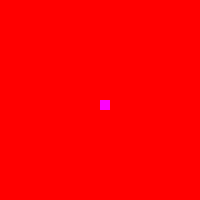
Frame 1 (no input)
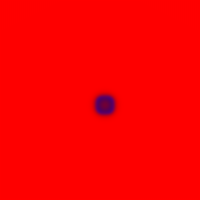
Frame 60 (no input)
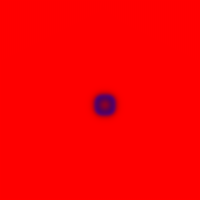
Frame 120 (the mouse pressed at the canvas centre since frame 60)

The p5.js sketch that drew these frames (run headless with seeded random() and noise() and a simulated clock; from frame 60 on, the mouse is pressed at the canvas centre):

// p5.js sketch
// ── sketch.js
let next;
let grid;
let dA = 1; // diffusion rate
let dB = 0.5;
let feed = 0.055;
let  k = 0.062;
let deltaT = 1;




function setup() {
  createCanvas(200, 200);
  pixelDensity(1);
  grid = [];
  next = [];
  for (let x = 0; x < width; x++) {
    grid[x] = [];
    next[x] = [];
    for (let y = 0; y < height; y++) {
      grid[x][y] = {a: 1 , b: 0};
      next[x][y] = {a: 1 , b: 0};
    }
  }
  // fill up with b cells
  for (let i = 100; i < 110 ; i++){
    for (let j = 100; j < 110 ; j++){
      grid[i][j].b = 1;
    }
  }
}

function draw() {
  background(51);

  for (let x = 1; x< width-1; x++) {
    for (let y = 1; y< height-1; y++) {
      let a = grid[x][y].a;
      let b = grid[x][y].b;
      next[x][y].a = a + 
                    ((dA * laplaceA(x, y)) - 
                    (a * b * b ) +
                    (feed * (1 - a))) *
                    deltaT;
      next[x][y].b = b + 
                    ((dB * laplaceB(x, y)) + 
                    (a * b * b ) -
                    (k + feed) * b) *
                    deltaT;
    }
  }
// convolution : laplace function. difference between a cell center and its neighbors.

  function laplaceA(x, y){
    let sumA = 0;
    sumA += grid[x][y].a * -1;
    sumA += grid[x-1][y].a * 0.2;
    sumA += grid[x+1][y].a * 0.2;
    sumA += grid[x][y+1].a * 0.2;
    sumA += grid[x][y-1].a * 0.2;
    sumA += grid[x-1][y-1].a * 0.05;
    sumA += grid[x+1][y-1].a * 0.05;
    sumA += grid[x+1][y+1].a * 0.05;
    sumA += grid[x-1][y+1].a * 0.05;
    return sumA;

  }
  function laplaceB(x, y){
    let sumB = 0;
    sumB += grid[x][y].b * -1;
    sumB += grid[x-1][y].b * 0.2;
    sumB += grid[x+1][y].b * 0.2;
    sumB += grid[x][y+1].b * 0.2;
    sumB += grid[x][y-1].b * 0.2;
    sumB += grid[x-1][y-1].b * 0.05;
    sumB += grid[x+1][y-1].b * 0.05;
    sumB += grid[x+1][y+1].b * 0.05;
    sumB += grid[x-1][y+1].b * 0.05;
    return sumB;

  }



  loadPixels();
  for (let x=0; x< width; x++) {
    for (let y=0; y< height; y++) {
      let pix = (x + y * width)*4;
      pixels[pix+0] = floor(grid[x][y].a*255);
      pixels[pix+1] = 0;
      pixels[pix+2] = floor(grid[x][y].b*255);
      pixels[pix+3] = 255;
    }
  }
  updatePixels();

  swap();
}

// swap the grid and next values to make progress the animation. 
//Each pixel value is calculated based on the previous one
function swap(){
  let temp = grid;
  grid = next;
  next = temp;
}
